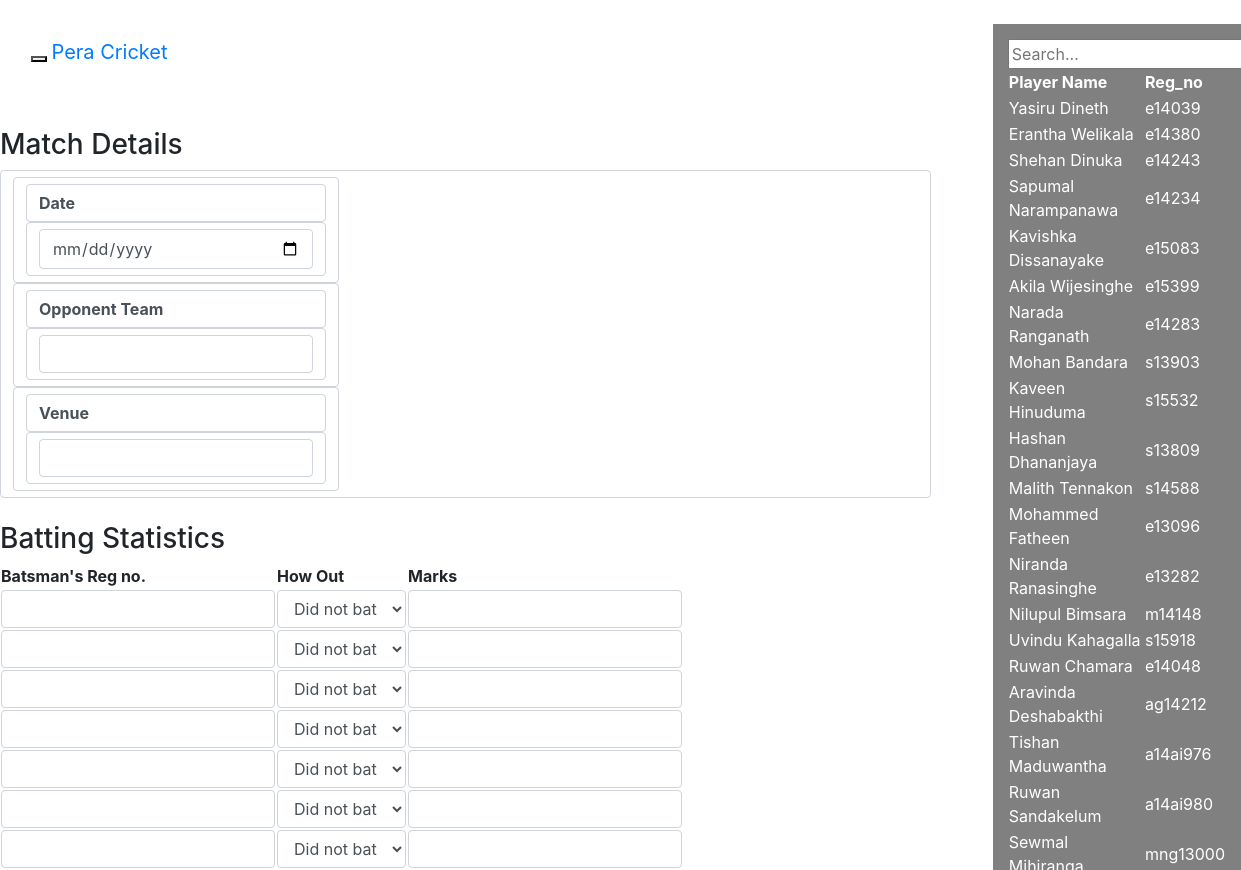
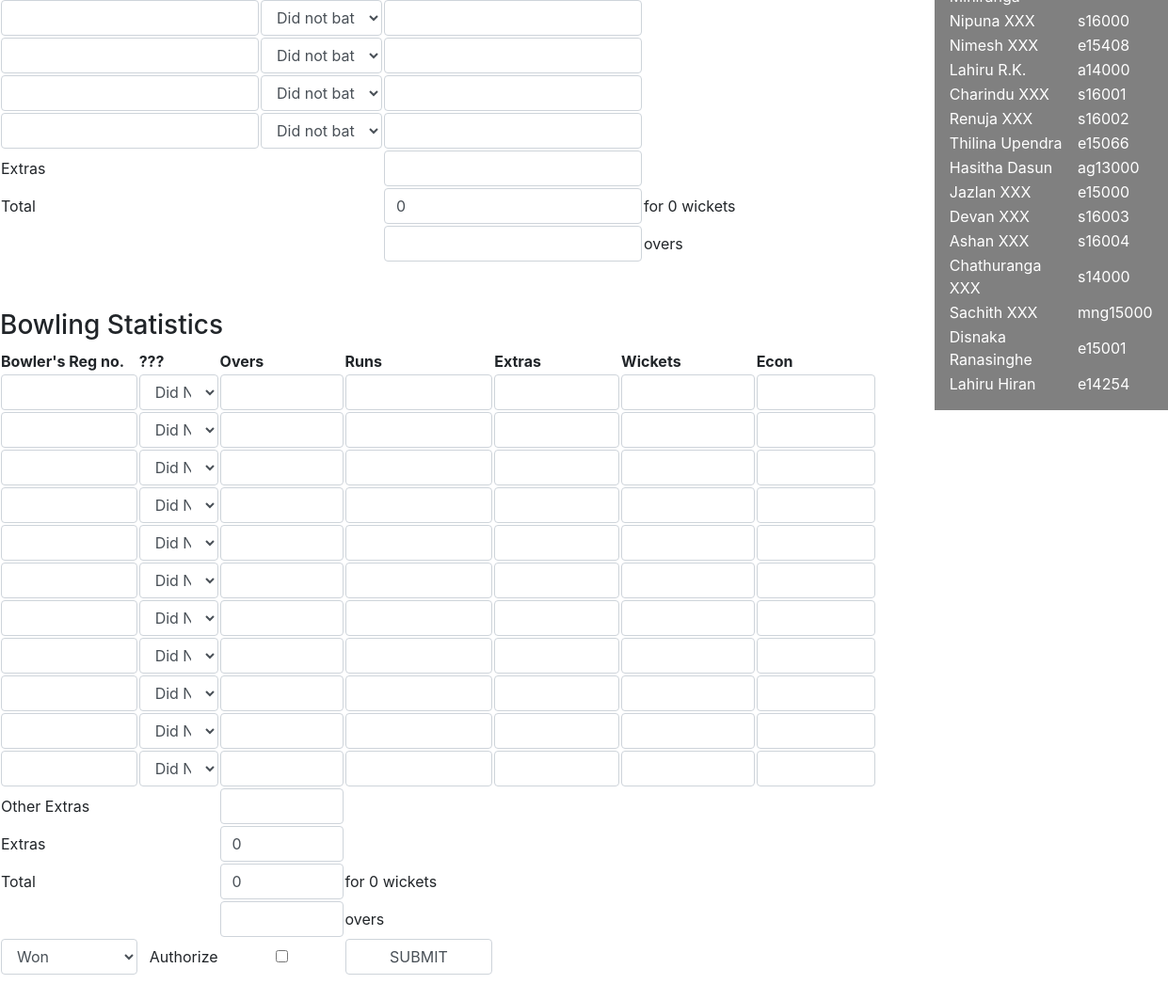
Page /mat.php on the committed database (2 pictures, top to bottom).
### tables this page shows
CREATE TABLE `player_informations` (
  `Firstname` varchar(50) NOT NULL,
  `Lastname` varchar(50) NOT NULL,
  `Reg_no` varchar(20) NOT NULL,
  `Pics` varchar(200) DEFAULT NULL
);

### mat.php (the view, shortened to what this page needs)
<?php
require "connect.php";
?>
<!DOCTYPE html>
<html lang="en">
<head>
    <link rel="stylesheet" href="bootstrap.min.css">
</head>
<div style="float:left; width:75%" >
<br>
<nav class="navbar navbar-inverse navbar-fixed-top">
  <div class="container-fluid">
    <div class="navbar-header">
        <button type="button" class="navbar-toggle" data-toggle="collapse" data-target="#myNavbar">
      </button>
      <a class="navbar-brand" href="#">Pera Cricket</a>
    </div>
  </div>
</nav>
<br><br>
<form action="match.php" method="post">
<h3>Match Details</h3>
<table class="form-control" >
<tbody>
<tr class="form-control" >
<td class="form-control" ><b>Date</b></td><td class="form-control" ><input type="date" class="form-control"  name="date" required value="<?php if(isset($_POST['date'])){
	                   echo $_POST['date'];
                      } ?>"></td>
</tr>
<tr class="form-control" >
<td class="form-control" ><b>Opponent Team</b></td><td class="form-control" >
<?php
	echo "<input type='text' class='form-control' name='op' list='op'><datalist id='op'>";
echo "</datalist>";
?> </td>
</tr>
<tr class="form-control" >
<td class="form-control" ><b>Venue</b></td><td class="form-control" >
<?php
$ground_query="SELECT Ground_name FROM venues";
$is_ground_query_run=mysqli_query($connect,$ground_query);
	echo "<input type='text' class='form-control' name='venue' list='venue'><datalist id='venue'>";
while($ground_query_execute=mysqli_fetch_assoc($is_ground_query_run)){
	echo   "<option value='".$ground_query_execute['Ground_name']."'>";
}echo "</datalist>";
?> </td>
</tr>
</tbody>
</table>
<br>
<h3>Batting Statistics</h3>
<table>
<tr>
<th>Batsman's Reg no.</th><th>How Out</th><th>Marks</th>
</tr>
<tbody>
    <?php
    $wickets=0;    $total=0;    $dnbat=0;   $max_players=12;
    for($itr=1;$itr<12;$itr++){
		echo "<tr><td><input class='form-control' type='text' name='".$itr."' list='".$itr."' />";
		echo "</td><td>";
        if(isset($_POST['howout'.$itr])){
            if($_POST['howout'.$itr]=='no'){
                echo "<select class='form-control' name='howout".$itr."'>
                <option class='form-control' value='no'>Not Out</option>
                <option class='form-control' value='dnb'>Did not bat</option>
                <option class='form-control' value='b'>Bowled</option>
                <option class='form-control' value='l'>LBW</option>
                <option class='form-control' value='c'>Caught</option>
                <option class='form-control' value='ro'>Run Out</option>
                <option class='form-control' value='s'>Stumped</option>
                <option class='form-control' value='ht'>Hit Wicket</option>
                </select></td>";
            }
            else if($_POST['howout'.$itr]=='b'){
                echo "<select class='form-control' name='howout".$itr."'>
                <option class='form-control' value='b'>Bowled</option>
                <option class='form-control' value='no'>Not Out</option>
                <option class='form-control' value='dnb'>Did not bat</option>
                <option class='form-control' value='l'>LBW</option>
                <option class='form-control' value='c'>Caught</option>
                <option class='form-control' value='ro'>Run Out</option>
                <option class='form-control' value='s'>Stumped</option>
                <option class='form-control' value='ht'>Hit Wicket</option>
                </select></td>";
                $wickets++;
            }
            else if($_POST['howout'.$itr]=='l'){
                echo "<select class='form-control' name='howout".$itr."'>
                <option class='form-control' value='l'>LBW</option>
                <option class='form-control' value='no'>Not Out</option>
                <option class='form-control' value='dnb'>Did not bat</option>
                <option class='form-control' value='b'>Bowled</option>
                <option class='form-control' value='c'>Caught</option>
                <option class='form-control' value='ro'>Run Out</option>
                <option class='form-control' value='s'>Stumped</option>
                <option class='form-control' value='ht'>Hit Wicket</option>
                </select></td>";
                $wickets++;
            }
            else if($_POST['howout'.$itr]=='c'){
                echo "<select class='form-control' name='howout".$itr."'>
                <option class='form-control' value='c'>Caught</option>
                <option class='form-control' value='no'>Not Out</option>
                <option class='form-control' value='dnb'>Did not bat</option>
                <option class='form-control' value='b'>Bowled</option>
                <option class='form-control' value='l'>LBW</option>
                <option class='form-control' value='ro'>Run Out</option>
                <option class='form-control' value='s'>Stumped</option>
                <option class='form-control' value='ht'>Hit Wicket</option>
                </select></td>";
                $wickets++;
            }
            else if($_POST['howout'.$itr]=='ro'){
                echo "<select class='form-control' name='howout".$itr."'>
                <option class='form-control' value='ro'>Run Out</option>
                <option class='form-control' value='no'>Not Out</option>
                <option class='form-control' value='dnb'>Did not bat</option>
                <option class='form-control' value='b'>Bowled</option>
                <option class='form-control' value='l'>LBW</option>
                <option class='form-control' value='c'>Caught</option>
                <option class='form-control' value='s'>Stumped</option>
                <option class='form-control' value='ht'>Hit Wicket</option>
                </select></td>";
                $wickets++;
            }
            else if($_POST['howout'.$itr]=='s'){
                echo "<select class='form-control' name='howout".$itr."'>
                <option class='form-control' value='s'>Stumped</option>
                <option class='form-control' value='no'>Not Out</option>
                <option class='form-control' value='dnb'>Did not bat</option>
                <option class='form-control' value='b'>Bowled</option>
                <option class='form-control' value='l'>LBW</option>
                <option class='form-control' value='c'>Caught</option>
                <option class='form-control' value='ro'>Run Out</option>
                <option class='form-control' value='ht'>Hit Wicket</option>
                </select></td>";
                $wickets++;
            }
            else if($_POST['howout'.$itr]=='ht'){
                echo "<select class='form-control' name='howout".$itr."'>
                <option class='form-control' value='ht'>Hit Wicket</option>
                <option class='form-control' value='dnb'>Did not bat</option>
                <option class='form-control' value='no'>Not Out</option>
                <option class='form-control' value='b'>Bowled</option>
                <option class='form-control' value='l'>LBW</option>
                <option class='form-control' value='c'>Caught</option>
                <option class='form-control' value='ro'>Run Out</option>
                <option class='form-control' value='s'>Stumped</option>
                </select></td>";
                $wickets++;
            }
            else if($_POST['howout'.$itr]=='dnb'){
                echo "<select class='form-control' name='howout".$itr."'>
                <option class='form-control' value='dnb'>Did not bat</option>
                <option class='form-control' value='no'>Not Out</option>
                <option class='form-control' value='b'>Bowled</option>
                <option class='form-control' value='l'>LBW</option>
                <option class='form-control' value='c'>Caught</option>
                <option class='form-control' value='ro'>Run Out</option>
                <option class='form-control' value='s'>Stumped</option>
                <option class='form-control' value='ht'>Hit Wicket</option>
                </select></td>";
                $dnbat++;
            }
        }
        else{
            echo "<select class='form-control' name='howout".$itr."'>
            <option class='form-control' value='dnb'>Did not bat</option>
            <option class='form-control' value='no'>Not Out</option>
            <option class='form-control' value='b'>Bowled</option>
            <option class='form-control' value='l'>LBW</option>
            <option class='form-control' value='c'>Caught</option>
            <option class='form-control' value='ro'>Run Out</option>
            <option class='form-control' value='s'>Stumped</option>
            <option class='form-control' value='ht'>Hit Wicket</option>
        </select></td>";
        }
            echo "<td><input class='form-control' type='number' min='0' name='marks".$itr."' value='";
            if(isset($_POST['marks'.$itr])){
                echo $_POST['marks'.$itr];
            }
            echo "' /></td></tr>";
    }
    ?>
    <tr>
        <td>Extras</td><td></td><td><?php echo "<input class='form-control' type='number' min='0' name='extras' value='";
                                    echo "' ></td>";?>
    </tr>
    <tr>
        <td>Total</td><td></td><td><input class='form-control' type='number' min='0' name='total' value='<?php echo $total; ?>' /></td><td>for <?php echo $wickets; ?> wickets</td>
    </tr>
    <tr>
        <td></td><td></td><td><?php echo "<input class='form-control' type='text' name='overs' required value='";
                                if(isset($_POST['overs'])){
									echo $_POST['overs'];
                                    }
                                    echo "'></td><td>overs</td>";?>
    </tr>
    <tr>
        <td></td>
    </tr>
</tbody>
</table>
<br><br>
<h3>Bowling Statistics</h3>
<table>
<tr>
<th>Bowler's Reg no.</th><th>???</th><th>Overs</th><th>Runs</th><th>Extras</th><th>Wickets</th><th>Econ</th>
</tr>
<tbody>
    <?php
    $dnbowl=0; $optotal=0;  $opextras=0;    $opwickets=0;
    for($itr2=1;$itr2<12;$itr2++){
        echo "<tr><td><input class='form-control' type='text' name='b".$itr2."' value='";
        if(isset($_POST['b'.$itr2])){echo $_POST['b'.$itr2];}
        echo "'/></td><td>";
        if(isset($_POST['bowled'.$itr2])){
            if($_POST['bowled'.$itr2]=='no'){
                echo "<select class='form-control' name='bowled".$itr2."'>
                <option class='form-control' value='no'>Did Not</option>
                <option class='form-control' value='b'>Bowled</option>
                </select></td>";
                $dnbowl++;
            }
            else if($_POST['bowled'.$itr2]=='b'){
                echo "<select class='form-control' name='bowled".$itr2."'>
                <option class='form-control' value='b'>Bowled</option>
                <option class='form-control' value='no'>Did Not</option>
                </select></td>";
            }
        }
        else{
                echo "<select class='form-control' name='bowled".$itr2."'>
                <option class='form-control' value='no'>Did Not</option>
                <option class='form-control' value='b'>Bowled</option>
                </select></td>";
        }
        echo "<td><input class='form-control' type='text' name='bovers".$itr2."' value='";
        if(isset($_POST['bovers'.$itr2])){echo $_POST['bovers'.$itr2];}
        echo "'/></td>";
        echo "<td><input class='form-control' type='number' min='0' name='bruns".$itr2."' value='";
        if(isset($_POST['bruns'.$itr2])){echo $_POST['bruns'.$itr2];}
        echo "'/></td>";
        echo "<td><input class='form-control' type='number' min='0' name='bextras".$itr2."' value='";
        if(isset($_POST['bextras'.$itr2])){echo $_POST['bextras'.$itr2];}
        echo "'/></td>";
        echo "<td><input class='form-control' type='number' min='0' name='bwickets".$itr2."' value='";
        if(isset($_POST['bwickets'.$itr2])){echo $_POST['bwickets'.$itr2];}
        echo "'/></td>";
        echo "<td><input class='form-control' type='text' name='becon".$itr2."' value='";
        if(isset($_POST['becon'.$itr2])){echo $_POST['becon'.$itr2];}
        echo "'/></td></tr>";
    }
    ?>
    <tr>
        <td>Other Extras</td><td></td><td><?php echo "<input class='form-control' type='number' min='0' name='opoextras' value='";
                                    echo "' ></td>";?>
    </tr>
    <tr>
    <td>Extras</td><td></td><td><input class='form-control' type='number' min='0' name='opextras' value='<?php echo $opextras; ?>' /></td>
    </tr>
    <tr>
        <td>Total</td><td></td><td><input class='form-control' type='number' min='0' name='optotal' value='<?php echo $optotal; ?>' /></td><td>for <?php echo $wickets; ?> wickets</td>
    </tr>
    <tr>
        <td></td><td></td><td><?php echo "<input class='form-control' type='text' name='opovers' required value='";
                                if(isset($_POST['opovers'])){
									echo $_POST['opovers'];
                                    }
                                    echo "'></td><td>overs</td>";?>
    </tr>
    <tr>
        <td><select class='form-control' name='decision' required>
                <option class='form-control' value='Won'>Won</option>
                </select></td>
        <td align="right">Authorize</td>
        <td><input class="form-control" type="checkbox" name="authorize" id="authorize" align="left" required></td>
        <td><input class="form-control" type="submit" value="SUBMIT" name="submit"></td>
    </tr>
</tbody>
</table>
</form><br><br>
</div><br>
<div id="two" style="float:right;width:20%" >
<div id="search1" >
  <input type="text" id="myInput1" placeholder="Search..." >
  <?php
  $query="SELECT * FROM player_informations";
  $is_query_run=mysqli_query($connect,$query);
  echo "<table><th>Player Name</th><th>Reg_no</th><tbody id='myTable1'>";
  while($query_execute=mysqli_fetch_assoc($is_query_run)){
      echo "<tr><td>".$query_execute['Firstname']." ".$query_execute['Lastname']."</td><td>".$query_execute['Reg_no']."</td></tr>";
  }
  echo "</tbody><table>";
  ?>
</div>
</div>
</html>

### connect.php (shortened to what this page needs)
<!DOCTYPE html>

### mat.php (style rules this page uses)
#two { background-color:grey; padding:15px; color:white; }

### rows in the picture
player_informations: Firstname "Yasiru", Lastname "Dineth", Reg_no "e14039"
player_informations: Firstname "Erantha", Lastname "Welikala", Reg_no "e14380"
player_informations: Firstname "Shehan", Lastname "Dinuka", Reg_no "e14243"
player_informations: Firstname "Sapumal", Lastname "Narampanawa", Reg_no "e14234"
player_informations: Firstname "Kavishka", Lastname "Dissanayake", Reg_no "e15083"
player_informations: Firstname "Akila", Lastname "Wijesinghe", Reg_no "e15399"
player_informations: Firstname "Narada", Lastname "Ranganath", Reg_no "e14283"
player_informations: Firstname "Mohan", Lastname "Bandara", Reg_no "s13903"
player_informations: Firstname "Kaveen", Lastname "Hinuduma", Reg_no "s15532"
player_informations: Firstname "Hashan", Lastname "Dhananjaya", Reg_no "s13809"
player_informations: Firstname "Malith", Lastname "Tennakon", Reg_no "s14588"
player_informations: Firstname "Mohammed", Lastname "Fatheen", Reg_no "e13096"
player_informations: Firstname "Niranda", Lastname "Ranasinghe", Reg_no "e13282"
player_informations: Firstname "Nilupul", Lastname "Bimsara", Reg_no "m14148"
player_informations: Firstname "Uvindu", Lastname "Kahagalla", Reg_no "s15918"
player_informations: Firstname "Ruwan", Lastname "Chamara", Reg_no "e14048"
player_informations: Firstname "Aravinda", Lastname "Deshabakthi", Reg_no "ag14212"
player_informations: Firstname "Tishan", Lastname "Maduwantha", Reg_no "a14ai976"
player_informations: Firstname "Ruwan", Lastname "Sandakelum", Reg_no "a14ai980"
player_informations: Firstname "Sewmal", Lastname "Mihiranga", Reg_no "mng13000"
player_informations: Firstname "Nipuna", Lastname "XXX", Reg_no "s16000"
player_informations: Firstname "Nimesh", Lastname "XXX", Reg_no "e15408"
player_informations: Firstname "Lahiru", Lastname "R.K.", Reg_no "a14000"
player_informations: Firstname "Charindu", Lastname "XXX", Reg_no "s16001"
player_informations: Firstname "Renuja", Lastname "XXX", Reg_no "s16002"
player_informations: Firstname "Thilina", Lastname "Upendra", Reg_no "e15066"
player_informations: Firstname "Hasitha", Lastname "Dasun", Reg_no "ag13000"
player_informations: Firstname "Jazlan", Lastname "XXX", Reg_no "e15000"
player_informations: Firstname "Devan", Lastname "XXX", Reg_no "s16003"
player_informations: Firstname "Ashan", Lastname "XXX", Reg_no "s16004"
player_informations: Firstname "Chathuranga", Lastname "XXX", Reg_no "s14000"
player_informations: Firstname "Sachith", Lastname "XXX", Reg_no "mng15000"
player_informations: Firstname "Disnaka", Lastname "Ranasinghe", Reg_no "e15001"
player_informations: Firstname "Lahiru", Lastname "Hiran", Reg_no "e14254"

### other values in the picture
$wickets "0"
